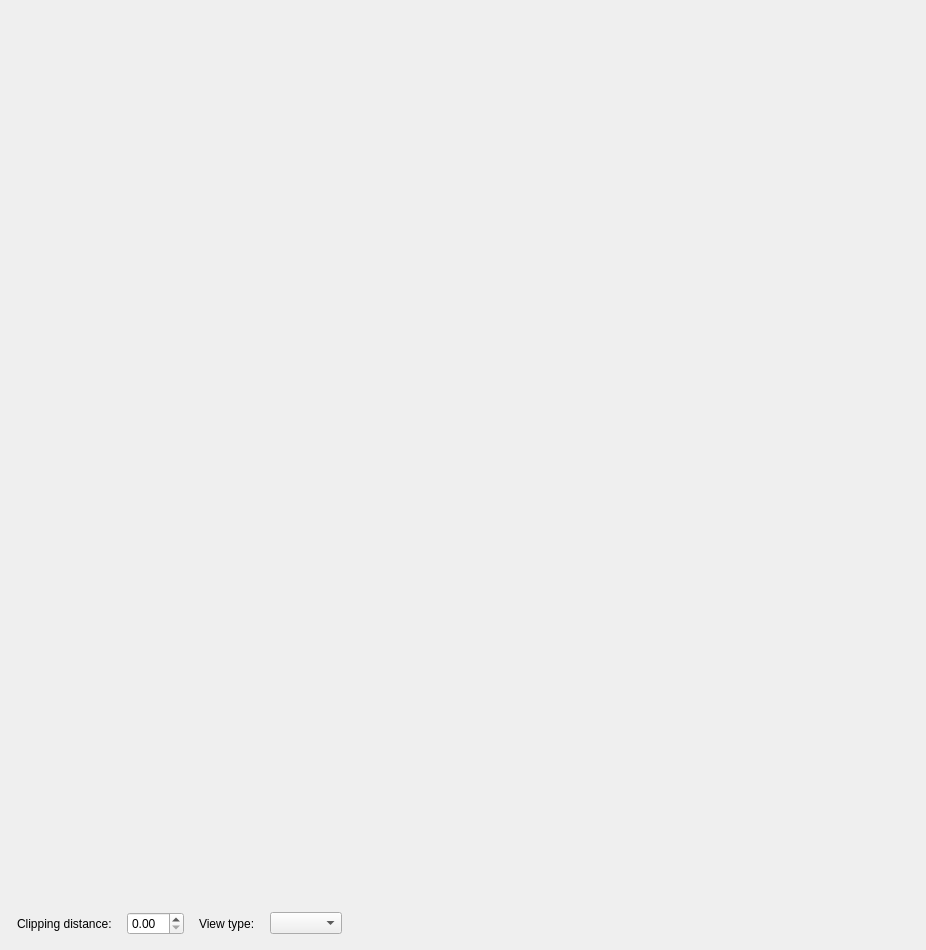
<?xml version="1.0" encoding="UTF-8"?>
<ui version="4.0">
 <class>Form_GlobalTractographyViewer</class>
 <widget class="QWidget" name="Form_GlobalTractographyViewer">
  <property name="geometry">
   <rect>
    <x>0</x>
    <y>0</y>
    <width>926</width>
    <height>950</height>
   </rect>
  </property>
  <property name="sizePolicy">
   <sizepolicy hsizetype="Expanding" vsizetype="Expanding">
    <horstretch>0</horstretch>
    <verstretch>0</verstretch>
   </sizepolicy>
  </property>
  <property name="minimumSize">
   <size>
    <width>800</width>
    <height>950</height>
   </size>
  </property>
  <property name="windowTitle">
   <string>Form</string>
  </property>
  <layout class="QHBoxLayout" name="horizontalLayout_2">
   <item>
    <layout class="QVBoxLayout" name="verticalLayout_2">
     <property name="spacing">
      <number>15</number>
     </property>
     <property name="leftMargin">
      <number>6</number>
     </property>
     <property name="topMargin">
      <number>4</number>
     </property>
     <property name="rightMargin">
      <number>4</number>
     </property>
     <property name="bottomMargin">
      <number>4</number>
     </property>
     <item>
      <layout class="QHBoxLayout" name="horizontalLayout_3">
       <item>
        <widget class="QWidget" name="widget_Viewer" native="true">
         <property name="sizePolicy">
          <sizepolicy hsizetype="Expanding" vsizetype="Preferred">
           <horstretch>0</horstretch>
           <verstretch>0</verstretch>
          </sizepolicy>
         </property>
         <property name="minimumSize">
          <size>
           <width>800</width>
           <height>800</height>
          </size>
         </property>
        </widget>
       </item>
      </layout>
     </item>
     <item>
      <layout class="QHBoxLayout" name="horizontalLayout">
       <item>
        <widget class="QLabel" name="label">
         <property name="text">
          <string>Clipping distance:</string>
         </property>
        </widget>
       </item>
       <item>
        <widget class="QDoubleSpinBox" name="doubleSpinBox_ClippingDistance"/>
       </item>
       <item>
        <widget class="QLabel" name="label_2">
         <property name="text">
          <string>View type:</string>
         </property>
        </widget>
       </item>
       <item>
        <widget class="QComboBox" name="comboBox_ViewType"/>
       </item>
       <item>
        <spacer name="horizontalSpacer">
         <property name="orientation">
          <enum>Qt::Horizontal</enum>
         </property>
         <property name="sizeHint" stdset="0">
          <size>
           <width>40</width>
           <height>20</height>
          </size>
         </property>
        </spacer>
       </item>
      </layout>
     </item>
    </layout>
   </item>
  </layout>
 </widget>
 <resources/>
 <connections/>
</ui>
